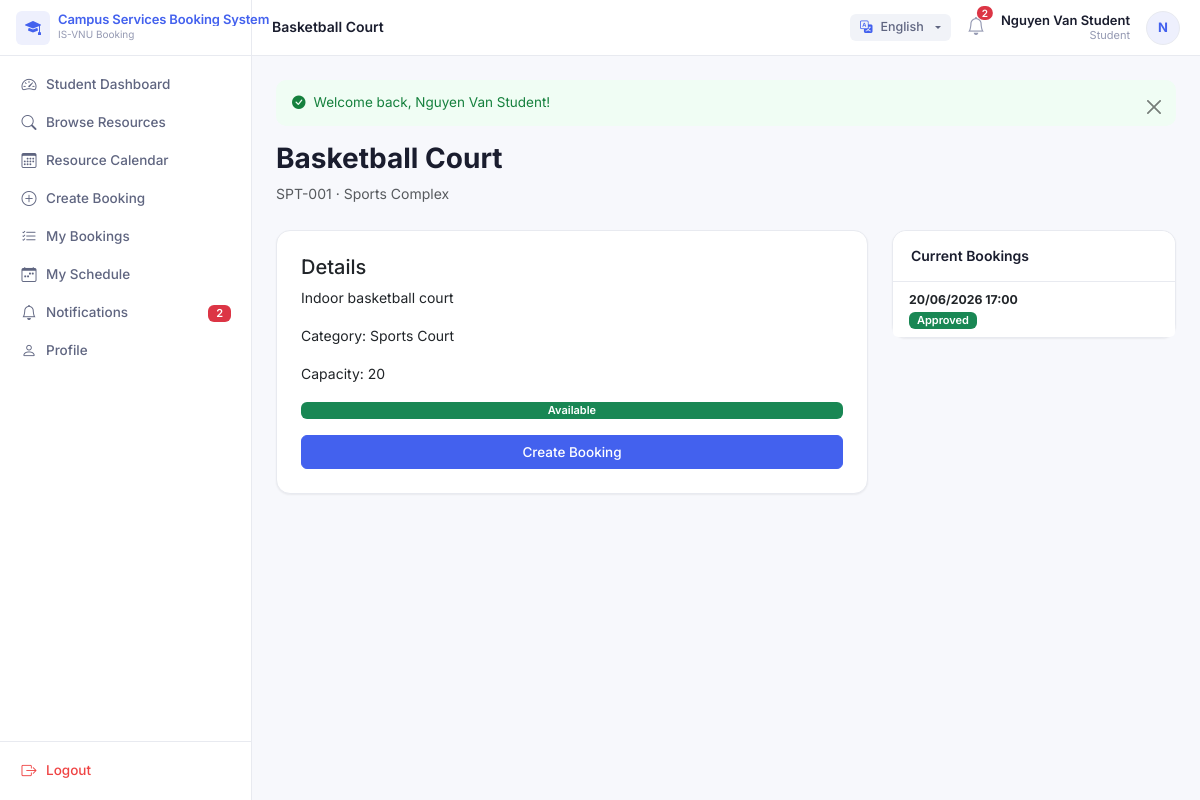
Screenshot of /index.php?page=resources&action=show&id=5 (signed in) with the database file from the repository.
### tables this page shows
CREATE TABLE booking_policies (
  id INT UNSIGNED AUTO_INCREMENT PRIMARY KEY,
  category_id INT UNSIGNED NOT NULL,
  policy_name VARCHAR(150) NOT NULL,
  max_duration_hours DECIMAL(5,2) NOT NULL DEFAULT 2.00,
  weekly_quota INT UNSIGNED DEFAULT 5,
  max_peak_slots_per_week INT UNSIGNED DEFAULT 2,
  cancellation_deadline_hours INT UNSIGNED DEFAULT 24,
  requires_approval TINYINT(1) NOT NULL DEFAULT 0,
  auto_approval_enabled TINYINT(1) NOT NULL DEFAULT 0,
  is_active TINYINT(1) NOT NULL DEFAULT 1,
  created_at TIMESTAMP DEFAULT CURRENT_TIMESTAMP,
  updated_at TIMESTAMP DEFAULT CURRENT_TIMESTAMP ON UPDATE CURRENT_TIMESTAMP,
  FOREIGN KEY (category_id) REFERENCES resource_categories(id) ON DELETE RESTRICT
);

CREATE TABLE resources (
  id INT UNSIGNED AUTO_INCREMENT PRIMARY KEY,
  category_id INT UNSIGNED NOT NULL,
  resource_code VARCHAR(50) NOT NULL UNIQUE,
  resource_name VARCHAR(150) NOT NULL,
  location VARCHAR(150) NOT NULL,
  capacity INT UNSIGNED DEFAULT 1,
  description TEXT,
  image VARCHAR(255) DEFAULT NULL,
  status ENUM('available','unavailable','maintenance','restricted') NOT NULL DEFAULT 'available',
  created_at TIMESTAMP DEFAULT CURRENT_TIMESTAMP,
  updated_at TIMESTAMP DEFAULT CURRENT_TIMESTAMP ON UPDATE CURRENT_TIMESTAMP,
  FOREIGN KEY (category_id) REFERENCES resource_categories(id) ON DELETE RESTRICT,
  INDEX idx_resources_category (category_id),
  INDEX idx_resources_status (status)
);

CREATE TABLE resource_categories (
  id INT UNSIGNED AUTO_INCREMENT PRIMARY KEY,
  category_name VARCHAR(100) NOT NULL UNIQUE,
  description TEXT,
  requires_approval TINYINT(1) NOT NULL DEFAULT 0,
  max_booking_hours_per_day DECIMAL(5,2) DEFAULT 4.00,
  max_booking_hours_per_week DECIMAL(5,2) DEFAULT 10.00,
  max_peak_slots_per_week INT UNSIGNED DEFAULT 2,
  cancellation_deadline_hours INT UNSIGNED DEFAULT 24,
  status ENUM('active','inactive') NOT NULL DEFAULT 'active',
  created_at TIMESTAMP DEFAULT CURRENT_TIMESTAMP,
  updated_at TIMESTAMP DEFAULT CURRENT_TIMESTAMP ON UPDATE CURRENT_TIMESTAMP
);

CREATE TABLE bookings (
  id INT UNSIGNED AUTO_INCREMENT PRIMARY KEY,
  booking_reference VARCHAR(30) NOT NULL UNIQUE,
  user_id INT UNSIGNED NOT NULL,
  resource_id INT UNSIGNED NOT NULL,
  start_datetime DATETIME NOT NULL,
  end_datetime DATETIME NOT NULL,
  purpose VARCHAR(255) NOT NULL,
  additional_notes TEXT,
  status ENUM('pending','approved','rejected','cancelled','completed','expired') NOT NULL DEFAULT 'pending',
  requires_approval TINYINT(1) NOT NULL DEFAULT 0,
  created_at TIMESTAMP DEFAULT CURRENT_TIMESTAMP,
  updated_at TIMESTAMP DEFAULT CURRENT_TIMESTAMP ON UPDATE CURRENT_TIMESTAMP,
  FOREIGN KEY (user_id) REFERENCES users(id) ON DELETE RESTRICT,
  FOREIGN KEY (resource_id) REFERENCES resources(id) ON DELETE RESTRICT,
  INDEX idx_bookings_user (user_id),
  INDEX idx_bookings_resource (resource_id),
  INDEX idx_bookings_status (status),
  INDEX idx_bookings_start (start_datetime),
  INDEX idx_bookings_end (end_datetime)
);

### app/views/resources/detail.php (the view, shortened to what the rows shown need)
<div class="mb-4"><h1 class="h3 fw-bold"><?= e($resource['resource_name']) ?></h1><p class="text-muted"><?= e($resource['resource_code']) ?> · <?= e($resource['location']) ?></p></div>
<div class="row g-4">
<div class="col-md-8"><div class="card p-4"><h5>Details</h5><p><?= e($resource['description']??'No description') ?></p>
<p>Category: <?= e($resource['category_name']??'') ?></p><p>Capacity: <?= $resource['capacity'] ?></p><?= status_badge($resource['status'],'resource') ?>
<a href="<?= url('index.php?page=bookings&action=create&resource_id='.$resource['id']) ?>" class="btn btn-primary mt-3">Create Booking</a></div></div>
<div class="col-md-4"><div class="card"><div class="card-header">Current Bookings</div><div class="list-group list-group-flush">
<?php foreach($currentBookings??[] as $b): ?>
  <div class="list-group-item small"><strong><?= format_datetime($b['start_datetime']) ?></strong><br><?= status_badge($b['status']) ?></div>
<?php endforeach; ?>
</div></div></div></div>

### app/helpers/functions.php (shortened to what the rows shown need)
<?php
function url(string $path = ''): string
{
    $path = ltrim($path, '/');
    return APP_URL . ($path ? '/' . $path : '');
}
function e(?string $value): string
{
    return htmlspecialchars($value ?? '', ENT_QUOTES, 'UTF-8');
}
function status_badge(string $status, string $type = 'booking'): string
{
    $classes = [
        'booking' => [
            'pending' => 'bg-warning text-dark',
            'approved' => 'bg-success',
            'rejected' => 'bg-danger',
            'cancelled' => 'bg-secondary',
            'completed' => 'bg-primary',
            'expired' => 'bg-dark',
        ],
        'resource' => [
            'available' => 'bg-success',
            'unavailable' => 'bg-secondary',
            'maintenance' => 'bg-warning text-dark',
            'restricted' => 'bg-danger',
        ],
    ];
    $map = $classes[$type] ?? $classes['booking'];
    $class = $map[$status] ?? 'bg-secondary';
    $label = ucwords(str_replace('_', ' ', $status));
    return '<span class="badge ' . $class . '">' . e($label) . '</span>';
}
function format_datetime(?string $dt, string $format = 'd/m/Y H:i'): string
{
    return date($format, strtotime($dt));
}
function route_url(string $page, string $action = 'index', array $params = []): string
{
    $query = ['page' => $page];
    if ($action !== 'index') {
        $query['action'] = $action;
    }
    return url('index.php?' . http_build_query($query));
}
function is_active_nav(string $page, ?string $action = null): bool
{
    $currentPage = $_GET['page'] ?? 'dashboard';
    $currentAction = $_GET['action'] ?? 'index';
    if ($currentPage !== $page) {
        return false;
    }
    return $currentAction === $action;
}
function setting(string $key, $default = null, bool $refresh = false)
{
    static $settings = null;
    if ($settings === null || $refresh) {
        $settings = [];
        try {
            $db = Database::getInstance()->getConnection();
            $stmt = $db->query('SELECT setting_key, setting_value FROM settings');
            while ($row = $stmt->fetch()) {
                $settings[$row['setting_key']] = $row['setting_value'];
            }
        } catch (Throwable $e) {
        }
    }
    return $settings[$key] ?? $default;
}
function __(string $key): string
{
    static $dictionary = null;
    $lang = $_SESSION['lang'] ?? null;
    if ($lang === null) {
        $lang = setting('language_default', 'en');
    }
    if ($dictionary === null || $dictionary['lang'] !== $lang) {
        $file = APP_PATH . "/lang/{$lang}.php";
        if (file_exists($file)) {
            $dictionary = [
                'lang' => $lang,
                'data' => include $file
            ];
        } else {
            $dictionary = [
                'lang' => $lang,
                'data' => []
            ];
        }
    }
    return $dictionary['data'][$key] ?? $key;
}

### app/views/layouts/sidebar.php (shortened to what the rows shown need)
<?php
$role = Auth::primaryRole();
$user = Auth::user();
$unreadNotifications = 0;
if ($user) {
    $unreadNotifications = (new NotificationRepository())->countUnread((int) $user['id']);
}
?>
<nav id="sidebar" class="sidebar">
  <ul class="nav flex-column sidebar-nav" id="sidebarNav">
    <?php
    $groupId = 0;
    $inGroup = false;
    foreach ($navItems as $item):
        if (isset($item['group'])):
            if ($inGroup) echo '</ul></li>';
            $groupId++;
            $gid = 'sidebarGroup' . $groupId;
            $isOpen = 'true';
            $collapseClass = 'show';
            $inGroup = true;
    ?>
        <li class="nav-item sidebar-group-item">
          <a class="sidebar-group-toggle text-decoration-none"
             href="#<?= $gid ?>" data-bs-toggle="collapse" aria-expanded="<?= $isOpen ?>">
            <span class="sidebar-group-label-text"><?= e(__($item['group'])) ?></span>
            <i class="bi bi-chevron-down sidebar-chevron"></i>
          </a>
          <ul class="nav flex-column collapse <?= $collapseClass ?>" id="<?= $gid ?>">
    <?php
        else:
            $active = is_active_nav($item['page'], $item['action']);
    ?>
        <li class="nav-item">
          <a class="nav-link sidebar-link <?= $active ? 'active' : '' ?>" href="<?= route_url($item['page'], $item['action']) ?>">
            <i class="bi <?= e($item['icon']) ?>"></i><?= e(__($item['label'])) ?>
            <?php if ($item['page'] === 'notifications' && $unreadNotifications > 0): ?>
              <span class="badge bg-danger ms-auto"><?= $unreadNotifications ?></span>
            <?php endif; ?>
          </a>
        </li>
    <?php
        endif;
    endforeach;
    ?>
  </ul>
</nav>

### app/views/layouts/topbar.php (shortened to what the rows shown need)
<?php
$user = Auth::user();
$unreadNotifications = 0;
if ($user) {
    $unreadNotifications = (new NotificationRepository())->countUnread((int) $user['id']);
}
?>
<header class="topbar">
  <div class="d-flex align-items-center gap-3">
    <a href="<?= route_url('notifications') ?>" class="position-relative text-decoration-none"
       style="color:var(--text-muted)" title="Notifications">
      <i class="bi bi-bell" style="font-size:18px"></i>
      <?php if ($unreadNotifications > 0): ?>
        <span class="position-absolute top-0 start-100 translate-middle badge rounded-pill bg-danger notification-badge">
          <?= $unreadNotifications ?>
        </span>
      <?php endif; ?>
    </a>
  </div>
</header>

### rows the page displays
booking_policies: max_peak_slots_per_week "2"
resources: resource_name "Basketball Court", resource_code "SPT-001", location "Sports Complex", description "Indoor basketball court", category.category_name "Sports Court", capacity "20", status "Available"
bookings: start_datetime "20/06/2026 17:00", status "Approved"

### other values shown
setting('system_name', 'Campus Services') "Campus Services Booking System"
__($item['label']) "Student Dashboard"
__($item['label']) "Browse Resources"
__($item['label']) "Resource Calendar"
__($item['label']) "Create Booking"
__($item['label']) "My Bookings"
__($item['label']) "My Schedule"
__($item['label']) "Notifications"
__($item['label']) "Profile"
__('Logout') "Logout"
__($title ?? '') "Basketball Court"
$user['full_name'] "Nguyen Van Student"
__($role) "Student"
substr($user['full_name'] ?? 'U', 0, 1) "N"
$msg "Welcome back, Nguyen Van Student!"
